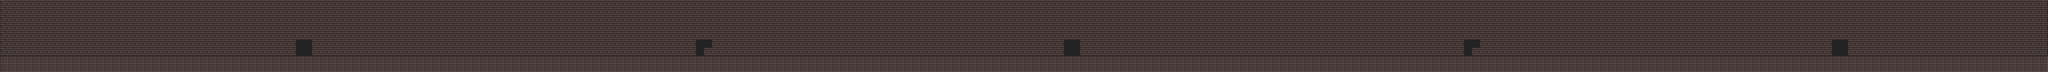

This is a level from a 2D game, rendered from its Tiled map with the project's own tilesets. A one-line summary and the map file follow, with tile-layer data summarised:
An orthogonal 256x9 tile map with 16x16 px tiles, 1 tile layer (bgd), 1 hidden layer not drawn, 2 tilesets and 20 objects (13x demon, 6x spawnpoint, portal).

<map version="1.9" tiledversion="1.9.2" orientation="orthogonal" renderorder="right-down" width="256" height="9" tilewidth="16" tileheight="16" infinite="0" nextlayerid="6" nextobjectid="29">
 <properties>
  <property name="music" value="audio/music/1.ogg" />
 </properties>
 <tileset firstgid="1" source="castle.tsx" />
 <tileset firstgid="4097" source="entities.tsx" />
 <layer id="2" name="bgd" width="256" height="9">
  <data>[2304 cells, 2304 non-empty, 5 distinct tile ids]</data>
 </layer>
 <layer id="3" name="decoration" width="256" height="9" visible="0">
  <data>[2304 cells, 690 non-empty, 63 distinct tile ids]</data>
 </layer>
 <objectgroup id="5" name="entities">
  <object id="4" name="spawnpoint" x="643.886" y="7.0303" width="20.3333" height="136.667" />
  <object id="6" name="spawnpoint" x="1605.81" y="6.6968" width="20.3333" height="136.667" />
  <object id="9" name="spawnpoint" x="163.636" y="4.36363" width="20.3333" height="136.667" />
  <object id="10" name="spawnpoint" x="1126.97" y="7.6968" width="20.3333" height="136.667" />
  <object id="11" name="spawnpoint" x="2086.47" y="3.6968" width="20.3333" height="136.667" />
  <object id="12" name="spawnpoint" x="2565.47" y="8.6968" width="20.3333" height="136.667" />
  <object id="14" name="portal" gid="4119" x="4029.33" y="128" width="64" height="64" />
  <object id="15" name="demon" gid="4120" x="202.667" y="74.6667" width="16" height="24" />
  <object id="16" name="demon" gid="4120" x="580.667" y="119.333" width="16" height="24" />
  <object id="17" name="demon" gid="4120" x="682.667" y="114" width="16" height="24" />
  <object id="18" name="demon" gid="4120" x="1178" y="117.333" width="16" height="24" />
  <object id="19" name="demon" gid="4120" x="1435.33" y="113.333" width="16" height="24" />
  <object id="20" name="demon" gid="4120" x="1696" y="114" width="16" height="24" />
  <object id="21" name="demon" gid="4120" x="1900" y="112" width="16" height="24" />
  <object id="22" name="demon" gid="4120" x="2000" y="112" width="16" height="24" />
  <object id="23" name="demon" gid="4120" x="2297.33" y="112.667" width="16" height="24" />
  <object id="24" name="demon" gid="4120" x="2728.67" y="110.667" width="16" height="24" />
  <object id="25" name="demon" gid="4120" x="3148" y="119.333" width="16" height="24" />
  <object id="26" name="demon" gid="4120" x="3540" y="116.667" width="16" height="24" />
  <object id="27" name="demon" gid="4120" x="3760" y="116" width="16" height="24" />
 </objectgroup>
</map>
